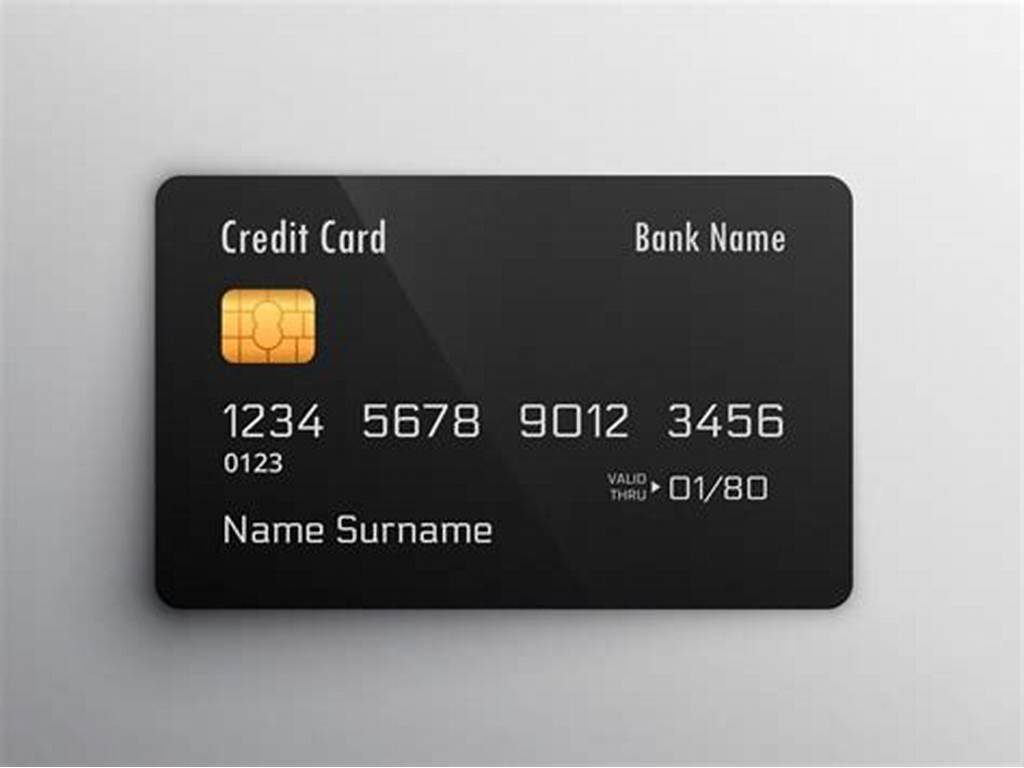
#> input picture Image_Cards/creditCard.jpg, 1024 x 768 px, found by its file name
$ python app.py
#> lines starting #> are read from the running program, lines starting #| are printed output that depends on the picture; after the words box and inside, x2 and y2 are one past the last pixel; in counts of white or black regions, pixels touching at a corner belong together
import cv2
import re
import numpy as np
import pytesseract
import json
pytesseract.pytesseract.tesseract_cmd = r'C:\Program Files (x86)\Tesseract-OCR\tesseract.exe'

# Preprocessing part ->
# Load the image
img = cv2.imread(r'C:\Users\cbrzy\OneDrive\Bureau\creditCard.jpg')
#> img is the input picture: shape (768, 1024, 3); mean B, G, R 138.8, 139.2, 139.7

# Define the new size of the image
new_width = 500
new_height = 450
new_size = (new_width, new_height)

# Resize the image
resized = cv2.resize(img, new_size)
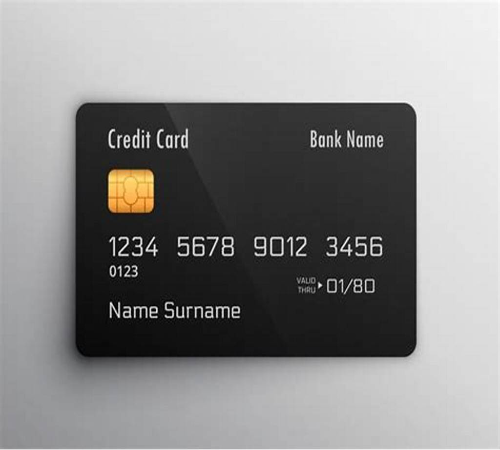
#> resized: shape (450, 500, 3); mean B, G, R 138.8, 139.2, 139.6

# Get the copy of the resized image to crop it without drawings
image_copy = resized.copy()

# Use this image to draw all the squares
allRectangles = resized.copy()

# Use the cvtColor() function to grayscale the image
gray = cv2.cvtColor(resized, cv2.COLOR_BGR2GRAY)

# Apply a blur filter to remove noise
blurred = cv2.GaussianBlur(gray,(3,3),0)

# Use the bilateral filter to have a better image
bilateral = cv2.bilateralFilter(gray, 11, 17, 17)

# Use erosion and dilation to increase the white shape in the image
kernel = np.ones((5,5),np.uint8)
erosion = cv2.erode(gray,kernel,iterations = 2)
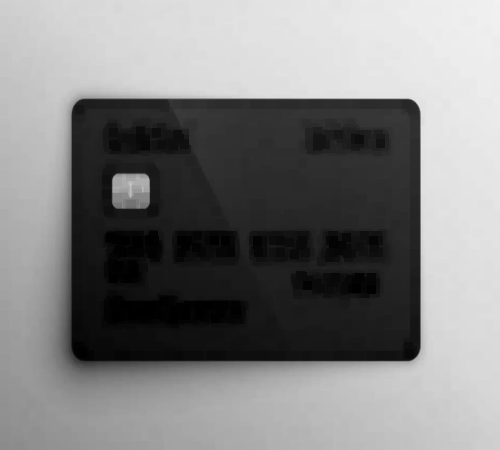
#> erosion: shape (450, 500); min 0, max 242, mean 128.6
kernel = np.ones((4,4),np.uint8)
dilation = cv2.dilate(erosion,kernel,iterations = 2)
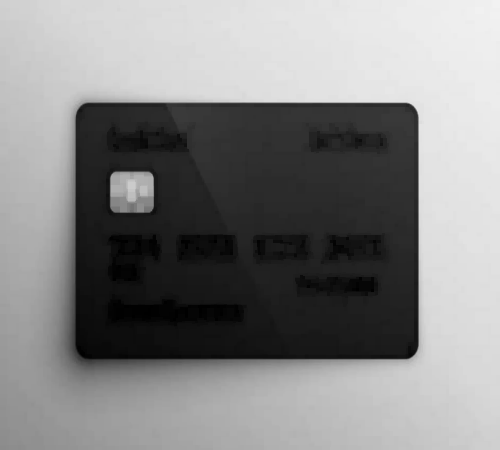
#> dilation: shape (450, 500); min 0, max 242, mean 133.3

# Use canny filter for having the contours of the image
canny = cv2.Canny(dilation,100,300,apertureSize = 3)
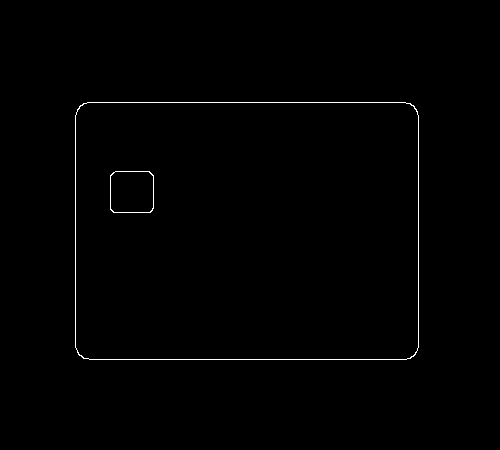
#> canny: shape (450, 500); 0.6% white in thin lines or dots, all inside (x1, y1, x2, y2) = (75, 102, 419, 360)

# Get the contours
contours,hierarchy = cv2.findContours(canny,cv2.RETR_EXTERNAL,cv2.CHAIN_APPROX_SIMPLE)
#> contours = 1 contour; box (x1, y1, x2, y2) and area: (75, 102, 419, 360) 87961

# To have the largest contour
largestArea = 0
largestContour = 0

# Iterate through each contour
for cnt in contours:
    # Find the convex hull of the contour
    hull = cv2.convexHull(cnt)
    # Simplify the contour using approxPolyDP
    epsilon = 0.01 * cv2.arcLength(cnt, True)
    approx = cv2.approxPolyDP(cnt, epsilon, True)

    # Calculate the length of each line segment in the contour
    lines = cv2.HoughLinesP(canny, 1, np.pi/180, threshold=100, minLineLength=100, maxLineGap=10)
    lengths = []
    for line in lines:
        x1, y1, x2, y2 = line[0]
        length = np.sqrt((x2 - x1)**2 + (y2 - y1)**2)
        lengths.append(length)

    # Sort the line segments in descending order of length
#> (the run stopped early here; a loop or call above may not have finished)
